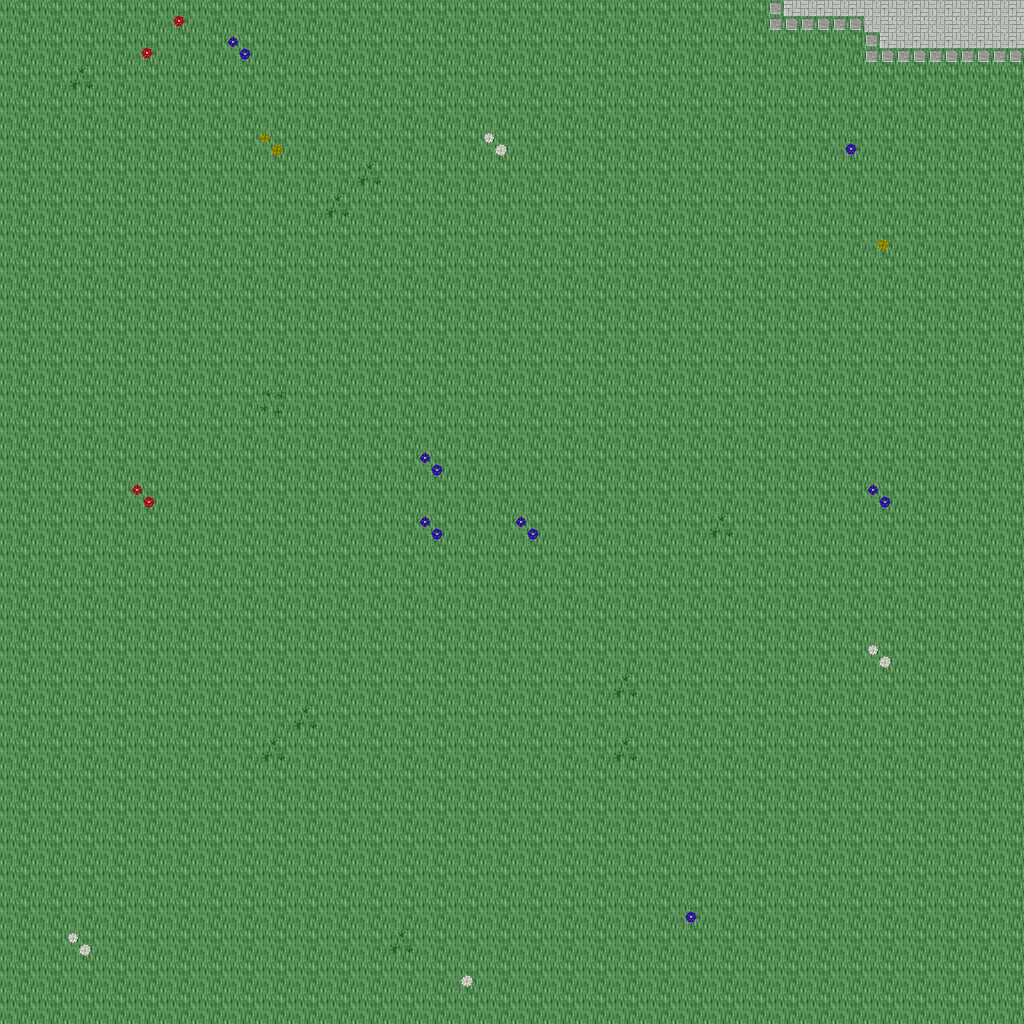

Below is a game level as drawn by its tile map, then a one-line description and the .tmx that defines it (tile-layer data replaced by summaries):
An orthogonal 32x32 tile map with 32x32 px tiles, 5 tile layers (Ground, Objects, Objects2, Above, ...), 1 hidden layer not drawn, 14 tilesets.

<map version="1.10" tiledversion="1.11.0" orientation="orthogonal" renderorder="right-down" width="32" height="32" tilewidth="32" tileheight="32" infinite="0" nextlayerid="11" nextobjectid="1">
 <tileset firstgid="1" name="ground_ground" tilewidth="32" tileheight="32" tilecount="33" columns="3">
  <image source="../drawable/ground_ground.png" width="96" height="352" />
 </tileset>
 <tileset firstgid="34" name="plant_flower_daisy_white" tilewidth="32" tileheight="32" tilecount="8" columns="2">
  <image source="../drawable/plant_flower_daisy_white.png" width="64" height="128" />
 </tileset>
 <tileset firstgid="42" name="plant_flower_daisy_yellow" tilewidth="32" tileheight="32" tilecount="8" columns="2">
  <image source="../drawable/plant_flower_daisy_yellow.png" width="64" height="128" />
 </tileset>
 <tileset firstgid="50" name="plant_flower_daisy_blue" tilewidth="32" tileheight="32" tilecount="8" columns="2">
  <image source="../drawable/plant_flower_daisy_blue.png" width="64" height="128" />
 </tileset>
 <tileset firstgid="58" name="plant_grasses" tilewidth="32" tileheight="32" tilecount="6" columns="3">
  <image source="../drawable/plant_grasses.png" width="96" height="64" />
 </tileset>
 <tileset firstgid="64" name="plant_flower_daisy_red" tilewidth="32" tileheight="32" tilecount="8" columns="2">
  <image source="../drawable/plant_flower_daisy_red.png" width="64" height="128" />
 </tileset>
 <tileset firstgid="72" name="plant_tree_tree_darkgreen" tilewidth="32" tileheight="32" tilecount="88" columns="8">
  <image source="../drawable/plant_tree_tree_darkgreen.png" width="256" height="352" />
 </tileset>
 <tileset firstgid="160" name="logic_creature_elf" tilewidth="32" tileheight="32" tilecount="16" columns="8">
  <image source="../drawable/logic_creature_elf.png" width="256" height="64" />
 </tileset>
 <tileset firstgid="176" name="logic_creature_animal" tilewidth="32" tileheight="32" tilecount="32" columns="8">
  <image source="../drawable/logic_creature_animal.png" width="256" height="128" />
 </tileset>
 <tileset firstgid="208" name="logic_collision" tilewidth="32" tileheight="32" tilecount="1" columns="1">
  <image source="../drawable/logic_collision.png" width="32" height="32" />
 </tileset>
 <tileset firstgid="209" name="logic_creature_ent" tilewidth="32" tileheight="32" tilecount="4" columns="4">
  <image source="../drawable/logic_creature_ent.png" width="128" height="32" />
 </tileset>
 <tileset firstgid="213" name="logic_creature_human_evil" tilewidth="32" tileheight="32" tilecount="16" columns="8">
  <image source="../drawable/logic_creature_human_evil.png" width="256" height="64" />
 </tileset>
 <tileset firstgid="229" name="ground_green_paving" tilewidth="32" tileheight="32" tilecount="18" columns="3">
  <image source="../drawable/ground_green_paving.png" width="96" height="192" />
 </tileset>
 <tileset firstgid="247" name="logic_protection" tilewidth="32" tileheight="32" tilecount="2" columns="2">
  <image source="../drawable/logic_protection.png" width="64" height="32" />
 </tileset>
 <layer id="1" name="Ground" width="32" height="32">
  <data>[1024 cells, 1024 non-empty, 2 distinct tile ids]</data>
 </layer>
 <layer id="2" name="Objects" width="32" height="32">
  <data>[1024 cells, 34 non-empty, 12 distinct tile ids]</data>
 </layer>
 <layer id="3" name="Objects2" width="32" height="32">
  <data>[1024 cells, 0 non-empty, 0 distinct tile ids]</data>
 </layer>
 <layer id="4" name="Above" width="32" height="32">
  <data>[1024 cells, 0 non-empty, 0 distinct tile ids]</data>
 </layer>
 <layer id="5" name="Above2" width="32" height="32">
  <data>[1024 cells, 0 non-empty, 0 distinct tile ids]</data>
 </layer>
 <layer id="6" name="Walkable" width="32" height="32" visible="0">
  <data>[1024 cells, 0 non-empty, 0 distinct tile ids]</data>
 </layer>
 <objectgroup id="7" name="Mapevents" />
 <objectgroup id="8" name="Spawn" />
 <objectgroup id="9" name="Keys" />
 <objectgroup id="10" name="Replace" />
</map>
